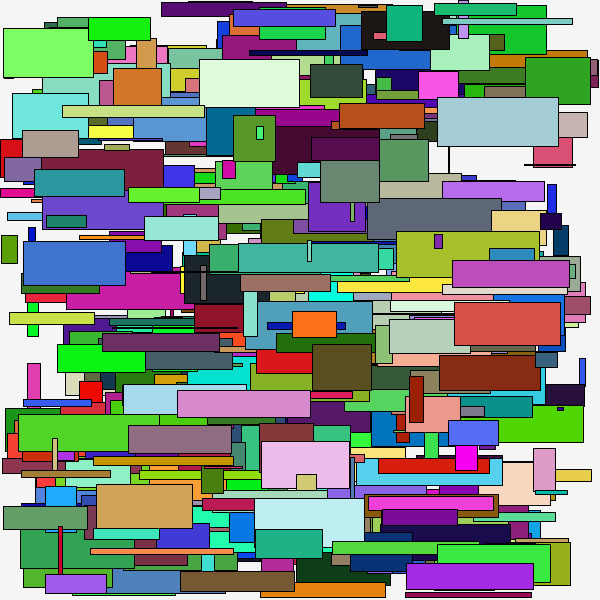
Frame 1 (no input)
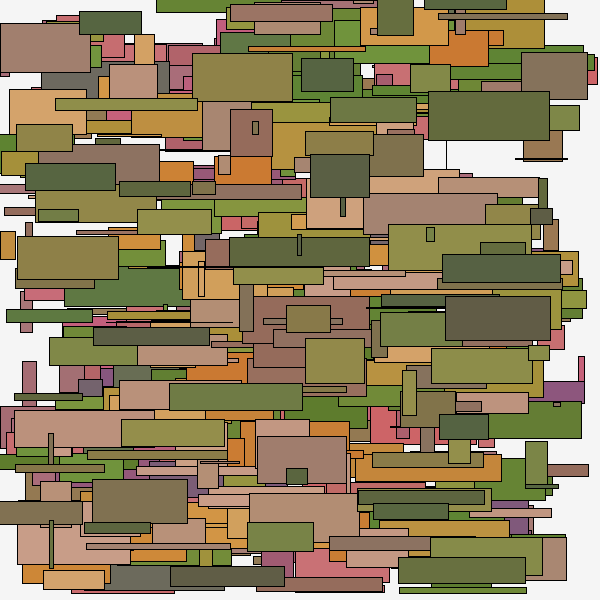
Frame 60 (the mouse pressed at the canvas centre just before this capture)
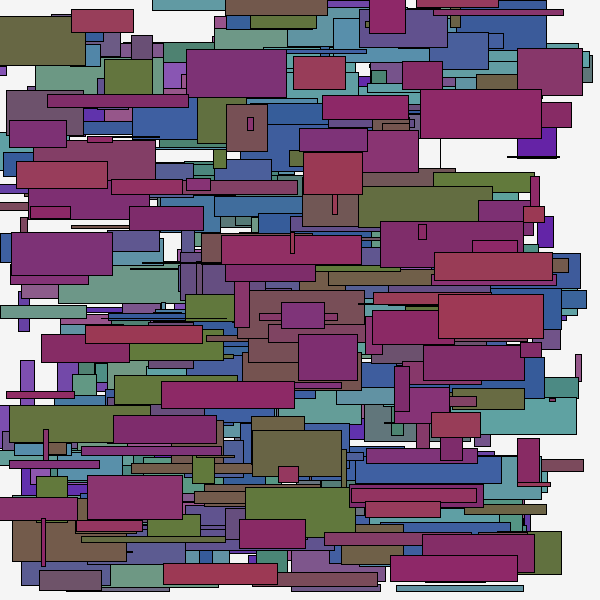
Frame 120 (the mouse held since frame 60 and released just before this capture)

The Processing sketch that drew these frames (run headless with seeded random() and noise(); from frame 60 on, the mouse is pressed at the canvas centre):

// Processing sketch: moving_boxes2java
// ── moving_boxes2java.pde
int numberOfSticks = 500;

Stick [] sticks = new Stick [numberOfSticks];

float t = 0;

boolean stopDraw = false;


void setup() {
  size(600, 600);
  background(100);
  frameRate(4);
  
  for (int ii = 0; ii < numberOfSticks; ii++) {
    float w = random(50);
    float l = random(150);
    float x = random(width-l);
    float y = random(height-w);
    int r = floor(random(255));
    int g = floor(random(255));
    int b = floor(random(255));
    
    sticks[ii] = new Stick(x,y,r,g,b,w,l);
  }
}


void draw() {
  if(!stopDraw){
    background(245);
    for (int ii=0; ii< numberOfSticks; ii++) {
      sticks[ii].show();
      sticks[ii].changeColor(t);
      float x_speed = map(noise(t),0,1,-1,1);
      float y_speed = map(noise(t+1000),0,1,-1, 1);
      sticks[ii].move(x_speed,y_speed);
      t += 0.01;
    }
  }
}

void keyPressed(){
  if (stopDraw){
    stopDraw = false;
  }
  else{
    stopDraw = true;
  }
}

// ── Stick.pde
public class Stick{
  float x, y;
  int rcolor, gcolor, bcolor;
  float wwidth, llength;
  
  Stick(float px, float py, int pr, int pg, int pb, float pw, float pl){
    x = px;
    y = py;
    rcolor = pr;
    gcolor = pg;
    bcolor = pb;
    wwidth = pw;
    llength = pl;
  }
  
  void show(){
    fill(this.rcolor, this.gcolor, this.bcolor);
    rect(this.x, this.y, this.llength, this.wwidth);
  }
  
  void changeColor(float t){
    float cr = noise(t+2);
    float cg = noise(t+100);
    float cb = noise(t+222);
    this.rcolor = floor(map(cr, 0,1, 0,255));
    this.gcolor = floor(map(cg, 0,1, 0,255));
    this.bcolor = floor(map(cb, 0,1, 0,255));
  }
  
  void move(float x_speed, float y_speed){
    this.x += x_speed;
    this.y += y_speed;
  }
}
